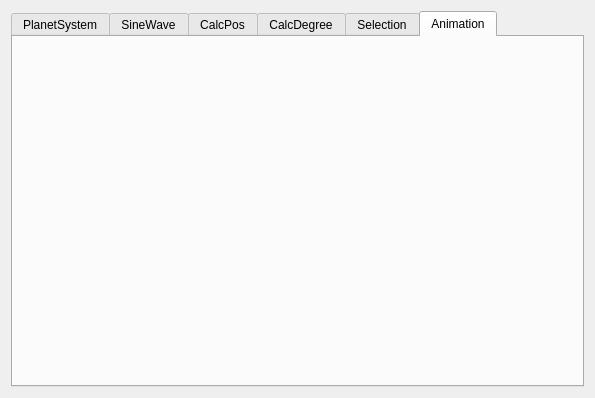
<?xml version="1.0" encoding="UTF-8"?>
<ui version="4.0">
 <class>TabDraw</class>
 <widget class="QWidget" name="TabDraw">
  <property name="geometry">
   <rect>
    <x>0</x>
    <y>0</y>
    <width>595</width>
    <height>398</height>
   </rect>
  </property>
  <property name="windowTitle">
   <string>Form</string>
  </property>
  <layout class="QVBoxLayout" name="verticalLayout">
   <item>
    <widget class="QTabWidget" name="tabWidget">
     <property name="currentIndex">
      <number>5</number>
     </property>
     <widget class="PlanetSystem" name="tab_planet">
      <attribute name="title">
       <string>PlanetSystem</string>
      </attribute>
     </widget>
     <widget class="SineWave" name="tab_sinewave">
      <attribute name="title">
       <string>SineWave</string>
      </attribute>
     </widget>
     <widget class="CalcPos" name="tab_calcpos">
      <attribute name="title">
       <string>CalcPos</string>
      </attribute>
     </widget>
     <widget class="CalcDegree" name="tab_calcdegree">
      <attribute name="title">
       <string>CalcDegree</string>
      </attribute>
     </widget>
     <widget class="SimpleSelection" name="tab_selection">
      <attribute name="title">
       <string>Selection</string>
      </attribute>
     </widget>
     <widget class="Animation" name="tab_animation">
      <attribute name="title">
       <string>Animation</string>
      </attribute>
     </widget>
    </widget>
   </item>
  </layout>
 </widget>
 <customwidgets>
  <customwidget>
   <class>PlanetSystem</class>
   <extends>QWidget</extends>
   <header>PlanetSystem.h</header>
   <container>1</container>
  </customwidget>
  <customwidget>
   <class>SineWave</class>
   <extends>QWidget</extends>
   <header>SineWave.h</header>
   <container>1</container>
  </customwidget>
  <customwidget>
   <class>CalcPos</class>
   <extends>QWidget</extends>
   <header>CalcPos.h</header>
   <container>1</container>
  </customwidget>
  <customwidget>
   <class>CalcDegree</class>
   <extends>QWidget</extends>
   <header>CalcDegree.h</header>
   <container>1</container>
  </customwidget>
  <customwidget>
   <class>SimpleSelection</class>
   <extends>QWidget</extends>
   <header>SimpleSelection.h</header>
   <container>1</container>
  </customwidget>
  <customwidget>
   <class>Animation</class>
   <extends>QWidget</extends>
   <header>Animation.h</header>
   <container>1</container>
  </customwidget>
 </customwidgets>
 <resources/>
 <connections/>
</ui>
